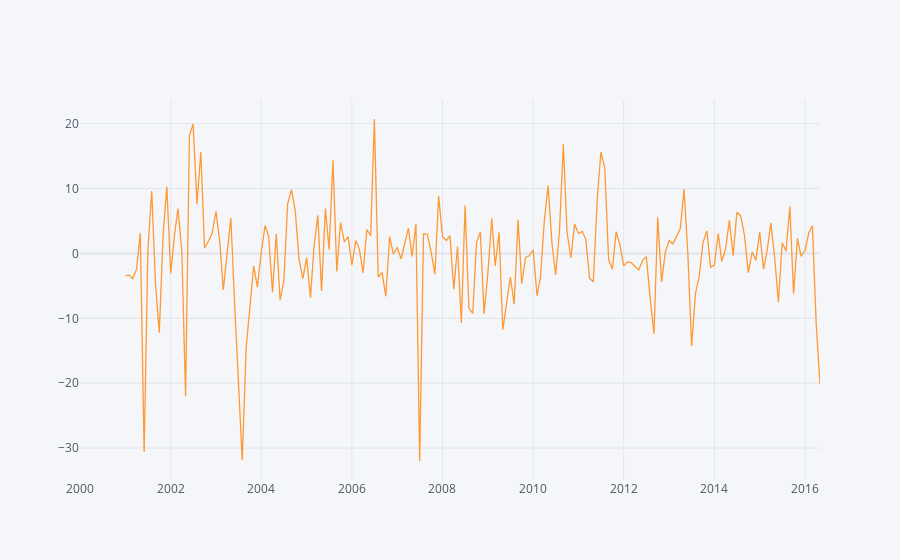

Notebook cell for this chart:
### Code cell
data_o3['O3 AQI Seasonal First Difference'].iplot()

### Figure 1 — Plotly figure (JSON) as saved in the notebook; plotly's stock layout.template omitted (floating-point values rounded to 4 significant figures; data arrays with more than 128 entries replaced by an {"elided": "..."} marker saying what was removed)
{"data": [{"line": {"color": "rgba(255, 153, 51, 1.0)", "dash": "solid", "shape": "linear", "width": 1.3}, "mode": "lines", "name": "O3 AQI Seasonal First Difference", "text": "", "type": "scatter", "x": {"elided": "197 str values"}, "y": {"elided": "197 mixed values"}}], "layout": {"legend": {"bgcolor": "#F5F6F9", "font": {"color": "#4D5663"}}, "paper_bgcolor": "#F5F6F9", "plot_bgcolor": "#F5F6F9", "title": {"font": {"color": "#4D5663"}}, "xaxis": {"gridcolor": "#E1E5ED", "showgrid": true, "tickfont": {"color": "#4D5663"}, "title": {"font": {"color": "#4D5663"}, "text": ""}, "zerolinecolor": "#E1E5ED"}, "yaxis": {"gridcolor": "#E1E5ED", "showgrid": true, "tickfont": {"color": "#4D5663"}, "title": {"font": {"color": "#4D5663"}, "text": ""}, "zerolinecolor": "#E1E5ED"}}}
